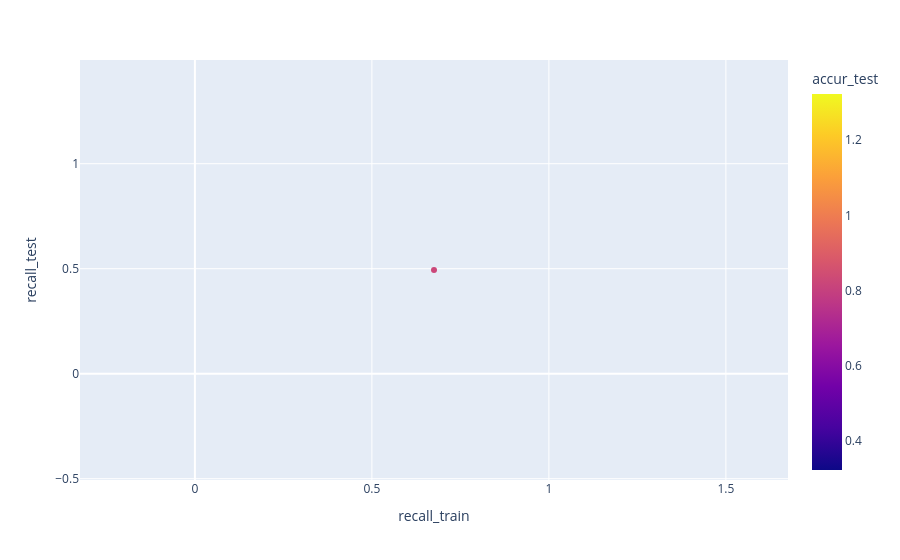
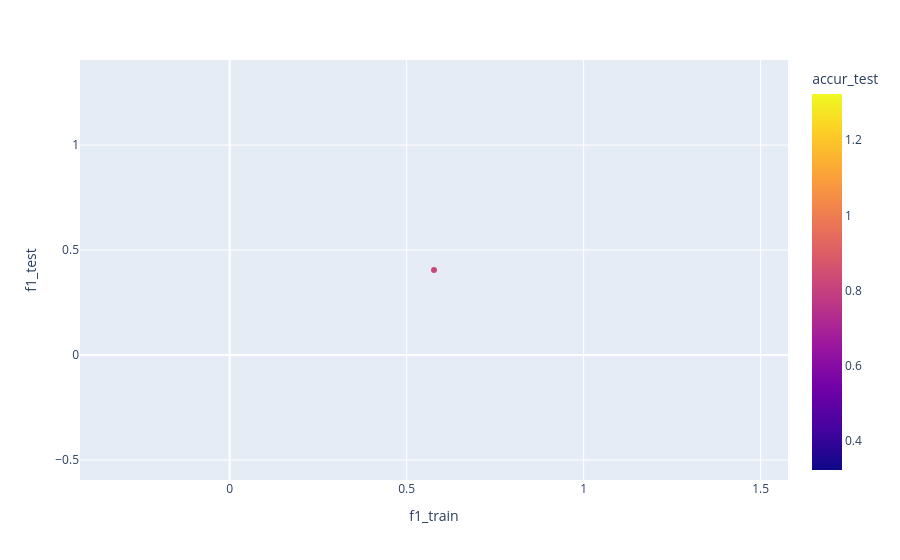
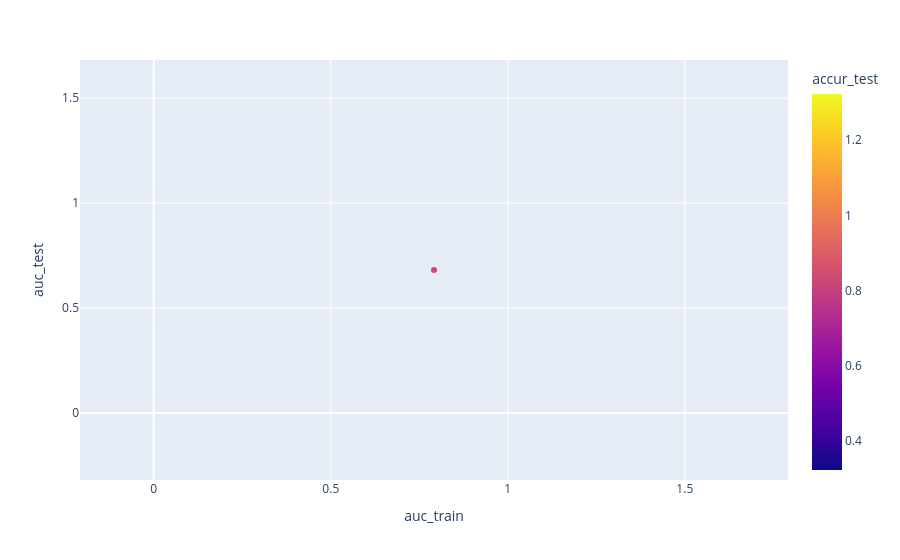
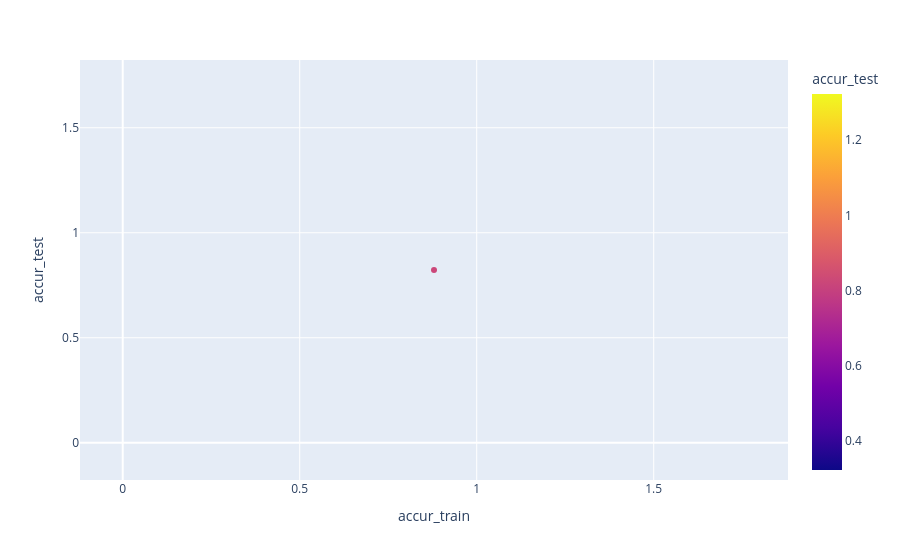

The code cell stored with these charts, in order, in its notebook:
### Code cell
# plot metrics
fig = px.scatter(df_log2, x="recall_train", y="recall_test", hover_data=["title", "f1_train", "f1_test", "idx"],
                 color=df_log2.accur_test)
fig.show()
fig = px.scatter(df_log2, x="f1_train", y="f1_test", hover_data=["title", "recall_train", "recall_test", "idx"],
                 color=df_log2.accur_test)
fig.show()
fig = px.scatter(df_log2, x="auc_train", y="auc_test", hover_data=["title", "idx"],
                 color=df_log2.accur_test)
fig.show()
fig = px.scatter(df_log2, x="accur_train", y="accur_test", hover_data=["title", "idx"],
                 color=df_log2.accur_test)
fig.show()
fig = px.scatter(df_log2, x="accur_test", y="recall_test", hover_data=["title", "idx"],
                 color=df_log2.accur_test)
fig.show()
fig = px.scatter(df_log2, x="accur_train", y="recall_train", hover_data=["title", "idx"],
                 color=df_log2.accur_test)
fig.show()


df_log2["sumscore_train"] = df_log2.accur_train + df_log2.recall_train 
df_log2["sumscore_test"] = df_log2.accur_test + df_log2.recall_test
df_log2["train_test_diffs"] =  df_log2.accur_train - df_log2.accur_test + df_log2.recall_train - df_log2.recall_test
df_log2["score_sum"] = df_log2.accur_train + df_log2.recall_train + df_log2.accur_test + df_log2.recall_test
df_log2["f1_sum"] = df_log2.f1_train + df_log2.f1_test
# fig = px.scatter(df_log2, x="sumscore_train", y="sumscore_test", hover_data=["title", "accur_train", "accur_test", "recall_train", "recall_test"],
#                  color=df_log2.index)
fig = px.scatter(df_log2, x="score_sum", y="train_test_diffs", 
                 hover_data=["title", "accur_train", "accur_test", "recall_train", "recall_test", "f1_train", "f1_test", "idx"],
                 color=df_log2.recall_test)
fig.show()
# fig = px.scatter(x=df.iloc[1], y=df.iloc[4], hover_data=df.iloc[0])
# fig.set_title("Recall")

### Figure 1 — Plotly figure (JSON) as saved in the notebook; plotly's stock layout.template omitted (floating-point values rounded to 4 significant figures)
{"data": [{"customdata": [[" 1_XGB_Grid0_Rand1_f1", 0.5773, 0.4051, 1]], "hovertemplate": "recall_train=%{x}<br>recall_test=%{y}<br>title=%{customdata[0]}<br>f1_train=%{customdata[1]}<br>f1_test=%{customdata[2]}<br>idx=%{customdata[3]}<br>accur_test=%{marker.color}<extra></extra>", "legendgroup": "", "marker": {"color": [0.8228], "coloraxis": "coloraxis", "symbol": "circle"}, "mode": "markers", "name": "", "orientation": "v", "showlegend": false, "type": "scatter", "x": [0.6754], "xaxis": "x", "y": [0.4938], "yaxis": "y"}], "layout": {"coloraxis": {"colorbar": {"title": {"text": "accur_test"}}, "colorscale": [[0, "#0d0887"], [0.1111, "#46039f"], [0.2222, "#7201a8"], [0.3333, "#9c179e"], [0.4444, "#bd3786"], [0.5556, "#d8576b"], [0.6667, "#ed7953"], [0.7778, "#fb9f3a"], [0.8889, "#fdca26"], [1, "#f0f921"]]}, "legend": {"tracegroupgap": 0}, "margin": {"t": 60}, "xaxis": {"anchor": "y", "domain": [0, 1], "title": {"text": "recall_train"}}, "yaxis": {"anchor": "x", "domain": [0, 1], "title": {"text": "recall_test"}}}}

### Figure 2 — Plotly figure (JSON) as saved in the notebook; plotly's stock layout.template omitted (floating-point values rounded to 4 significant figures)
{"data": [{"customdata": [[" 1_XGB_Grid0_Rand1_f1", 0.6754, 0.4938, 1]], "hovertemplate": "f1_train=%{x}<br>f1_test=%{y}<br>title=%{customdata[0]}<br>recall_train=%{customdata[1]}<br>recall_test=%{customdata[2]}<br>idx=%{customdata[3]}<br>accur_test=%{marker.color}<extra></extra>", "legendgroup": "", "marker": {"color": [0.8228], "coloraxis": "coloraxis", "symbol": "circle"}, "mode": "markers", "name": "", "orientation": "v", "showlegend": false, "type": "scatter", "x": [0.5773], "xaxis": "x", "y": [0.4051], "yaxis": "y"}], "layout": {"coloraxis": {"colorbar": {"title": {"text": "accur_test"}}, "colorscale": [[0, "#0d0887"], [0.1111, "#46039f"], [0.2222, "#7201a8"], [0.3333, "#9c179e"], [0.4444, "#bd3786"], [0.5556, "#d8576b"], [0.6667, "#ed7953"], [0.7778, "#fb9f3a"], [0.8889, "#fdca26"], [1, "#f0f921"]]}, "legend": {"tracegroupgap": 0}, "margin": {"t": 60}, "xaxis": {"anchor": "y", "domain": [0, 1], "title": {"text": "f1_train"}}, "yaxis": {"anchor": "x", "domain": [0, 1], "title": {"text": "f1_test"}}}}

### Figure 3 — Plotly figure (JSON) as saved in the notebook; plotly's stock layout.template omitted (floating-point values rounded to 4 significant figures)
{"data": [{"customdata": [[" 1_XGB_Grid0_Rand1_f1", 1]], "hovertemplate": "auc_train=%{x}<br>auc_test=%{y}<br>title=%{customdata[0]}<br>idx=%{customdata[1]}<br>accur_test=%{marker.color}<extra></extra>", "legendgroup": "", "marker": {"color": [0.8228], "coloraxis": "coloraxis", "symbol": "circle"}, "mode": "markers", "name": "", "orientation": "v", "showlegend": false, "type": "scatter", "x": [0.7915], "xaxis": "x", "y": [0.6812], "yaxis": "y"}], "layout": {"coloraxis": {"colorbar": {"title": {"text": "accur_test"}}, "colorscale": [[0, "#0d0887"], [0.1111, "#46039f"], [0.2222, "#7201a8"], [0.3333, "#9c179e"], [0.4444, "#bd3786"], [0.5556, "#d8576b"], [0.6667, "#ed7953"], [0.7778, "#fb9f3a"], [0.8889, "#fdca26"], [1, "#f0f921"]]}, "legend": {"tracegroupgap": 0}, "margin": {"t": 60}, "xaxis": {"anchor": "y", "domain": [0, 1], "title": {"text": "auc_train"}}, "yaxis": {"anchor": "x", "domain": [0, 1], "title": {"text": "auc_test"}}}}

### Figure 4 — Plotly figure (JSON) as saved in the notebook; plotly's stock layout.template omitted (floating-point values rounded to 4 significant figures)
{"data": [{"customdata": [[" 1_XGB_Grid0_Rand1_f1", 1]], "hovertemplate": "accur_train=%{x}<br>accur_test=%{marker.color}<br>title=%{customdata[0]}<br>idx=%{customdata[1]}<extra></extra>", "legendgroup": "", "marker": {"color": [0.8228], "coloraxis": "coloraxis", "symbol": "circle"}, "mode": "markers", "name": "", "orientation": "v", "showlegend": false, "type": "scatter", "x": [0.8793], "xaxis": "x", "y": [0.8228], "yaxis": "y"}], "layout": {"coloraxis": {"colorbar": {"title": {"text": "accur_test"}}, "colorscale": [[0, "#0d0887"], [0.1111, "#46039f"], [0.2222, "#7201a8"], [0.3333, "#9c179e"], [0.4444, "#bd3786"], [0.5556, "#d8576b"], [0.6667, "#ed7953"], [0.7778, "#fb9f3a"], [0.8889, "#fdca26"], [1, "#f0f921"]]}, "legend": {"tracegroupgap": 0}, "margin": {"t": 60}, "xaxis": {"anchor": "y", "domain": [0, 1], "title": {"text": "accur_train"}}, "yaxis": {"anchor": "x", "domain": [0, 1], "title": {"text": "accur_test"}}}}
